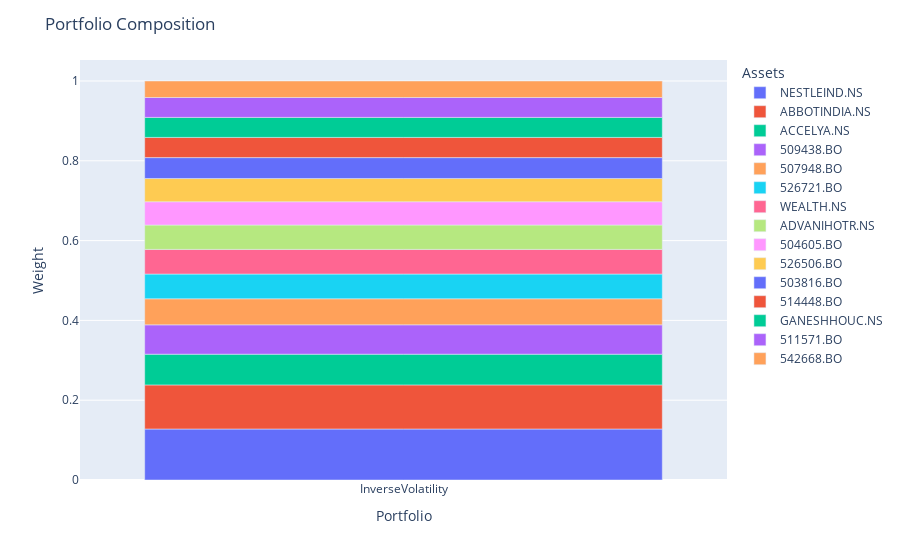

This figure's notebook cell:
### Code cell
portfolio.plot_composition()

### Figure 1 — Plotly figure (JSON) as saved in the notebook; plotly's stock layout.template omitted (floating-point values rounded to 4 significant figures)
{"data": [{"alignmentgroup": "True", "hovertemplate": "asset=NESTLEIND.NS<br>index=%{x}<br>value=%{y}<extra></extra>", "legendgroup": "NESTLEIND.NS", "marker": {"color": "#636efa", "pattern": {"shape": ""}}, "name": "NESTLEIND.NS", "offsetgroup": "NESTLEIND.NS", "orientation": "v", "showlegend": true, "textposition": "auto", "type": "bar", "x": ["InverseVolatility"], "xaxis": "x", "y": [0.1278], "yaxis": "y"}, {"alignmentgroup": "True", "hovertemplate": "asset=ABBOTINDIA.NS<br>index=%{x}<br>value=%{y}<extra></extra>", "legendgroup": "ABBOTINDIA.NS", "marker": {"color": "#EF553B", "pattern": {"shape": ""}}, "name": "ABBOTINDIA.NS", "offsetgroup": "ABBOTINDIA.NS", "orientation": "v", "showlegend": true, "textposition": "auto", "type": "bar", "x": ["InverseVolatility"], "xaxis": "x", "y": [0.1105], "yaxis": "y"}, {"alignmentgroup": "True", "hovertemplate": "asset=ACCELYA.NS<br>index=%{x}<br>value=%{y}<extra></extra>", "legendgroup": "ACCELYA.NS", "marker": {"color": "#00cc96", "pattern": {"shape": ""}}, "name": "ACCELYA.NS", "offsetgroup": "ACCELYA.NS", "orientation": "v", "showlegend": true, "textposition": "auto", "type": "bar", "x": ["InverseVolatility"], "xaxis": "x", "y": [0.07701], "yaxis": "y"}, {"alignmentgroup": "True", "hovertemplate": "asset=509438.BO<br>index=%{x}<br>value=%{y}<extra></extra>", "legendgroup": "509438.BO", "marker": {"color": "#ab63fa", "pattern": {"shape": ""}}, "name": "509438.BO", "offsetgroup": "509438.BO", "orientation": "v", "showlegend": true, "textposition": "auto", "type": "bar", "x": ["InverseVolatility"], "xaxis": "x", "y": [0.07359], "yaxis": "y"}, {"alignmentgroup": "True", "hovertemplate": "asset=507948.BO<br>index=%{x}<br>value=%{y}<extra></extra>", "legendgroup": "507948.BO", "marker": {"color": "#FFA15A", "pattern": {"shape": ""}}, "name": "507948.BO", "offsetgroup": "507948.BO", "orientation": "v", "showlegend": true, "textposition": "auto", "type": "bar", "x": ["InverseVolatility"], "xaxis": "x", "y": [0.06526], "yaxis": "y"}, {"alignmentgroup": "True", "hovertemplate": "asset=526721.BO<br>index=%{x}<br>value=%{y}<extra></extra>", "legendgroup": "526721.BO", "marker": {"color": "#19d3f3", "pattern": {"shape": ""}}, "name": "526721.BO", "offsetgroup": "526721.BO", "orientation": "v", "showlegend": true, "textposition": "auto", "type": "bar", "x": ["InverseVolatility"], "xaxis": "x", "y": [0.06199], "yaxis": "y"}, {"alignmentgroup": "True", "hovertemplate": "asset=WEALTH.NS<br>index=%{x}<br>value=%{y}<extra></extra>", "legendgroup": "WEALTH.NS", "marker": {"color": "#FF6692", "pattern": {"shape": ""}}, "name": "WEALTH.NS", "offsetgroup": "WEALTH.NS", "orientation": "v", "showlegend": true, "textposition": "auto", "type": "bar", "x": ["InverseVolatility"], "xaxis": "x", "y": [0.06181], "yaxis": "y"}, {"alignmentgroup": "True", "hovertemplate": "asset=ADVANIHOTR.NS<br>index=%{x}<br>value=%{y}<extra></extra>", "legendgroup": "ADVANIHOTR.NS", "marker": {"color": "#B6E880", "pattern": {"shape": ""}}, "name": "ADVANIHOTR.NS", "offsetgroup": "ADVANIHOTR.NS", "orientation": "v", "showlegend": true, "textposition": "auto", "type": "bar", "x": ["InverseVolatility"], "xaxis": "x", "y": [0.06099], "yaxis": "y"}, {"alignmentgroup": "True", "hovertemplate": "asset=504605.BO<br>index=%{x}<br>value=%{y}<extra></extra>", "legendgroup": "504605.BO", "marker": {"color": "#FF97FF", "pattern": {"shape": ""}}, "name": "504605.BO", "offsetgroup": "504605.BO", "orientation": "v", "showlegend": true, "textposition": "auto", "type": "bar", "x": ["InverseVolatility"], "xaxis": "x", "y": [0.05838], "yaxis": "y"}, {"alignmentgroup": "True", "hovertemplate": "asset=526506.BO<br>index=%{x}<br>value=%{y}<extra></extra>", "legendgroup": "526506.BO", "marker": {"color": "#FECB52", "pattern": {"shape": ""}}, "name": "526506.BO", "offsetgroup": "526506.BO", "orientation": "v", "showlegend": true, "textposition": "auto", "type": "bar", "x": ["InverseVolatility"], "xaxis": "x", "y": [0.05833], "yaxis": "y"}, {"alignmentgroup": "True", "hovertemplate": "asset=503816.BO<br>index=%{x}<br>value=%{y}<extra></extra>", "legendgroup": "503816.BO", "marker": {"color": "#636efa", "pattern": {"shape": ""}}, "name": "503816.BO", "offsetgroup": "503816.BO", "orientation": "v", "showlegend": true, "textposition": "auto", "type": "bar", "x": ["InverseVolatility"], "xaxis": "x", "y": [0.05235], "yaxis": "y"}, {"alignmentgroup": "True", "hovertemplate": "asset=514448.BO<br>index=%{x}<br>value=%{y}<extra></extra>", "legendgroup": "514448.BO", "marker": {"color": "#EF553B", "pattern": {"shape": ""}}, "name": "514448.BO", "offsetgroup": "514448.BO", "orientation": "v", "showlegend": true, "textposition": "auto", "type": "bar", "x": ["InverseVolatility"], "xaxis": "x", "y": [0.05057], "yaxis": "y"}, {"alignmentgroup": "True", "hovertemplate": "asset=GANESHHOUC.NS<br>index=%{x}<br>value=%{y}<extra></extra>", "legendgroup": "GANESHHOUC.NS", "marker": {"color": "#00cc96", "pattern": {"shape": ""}}, "name": "GANESHHOUC.NS", "offsetgroup": "GANESHHOUC.NS", "orientation": "v", "showlegend": true, "textposition": "auto", "type": "bar", "x": ["InverseVolatility"], "xaxis": "x", "y": [0.05013], "yaxis": "y"}, {"alignmentgroup": "True", "hovertemplate": "asset=511571.BO<br>index=%{x}<br>value=%{y}<extra></extra>", "legendgroup": "511571.BO", "marker": {"color": "#ab63fa", "pattern": {"shape": ""}}, "name": "511571.BO", "offsetgroup": "511571.BO", "orientation": "v", "showlegend": true, "textposition": "auto", "type": "bar", "x": ["InverseVolatility"], "xaxis": "x", "y": [0.04994], "yaxis": "y"}, {"alignmentgroup": "True", "hovertemplate": "asset=542668.BO<br>index=%{x}<br>value=%{y}<extra></extra>", "legendgroup": "542668.BO", "marker": {"color": "#FFA15A", "pattern": {"shape": ""}}, "name": "542668.BO", "offsetgroup": "542668.BO", "orientation": "v", "showlegend": true, "textposition": "auto", "type": "bar", "x": ["InverseVolatility"], "xaxis": "x", "y": [0.04134], "yaxis": "y"}], "layout": {"barmode": "relative", "legend": {"title": {"text": "Assets"}, "tracegroupgap": 0}, "margin": {"t": 60}, "title": {"text": "Portfolio Composition"}, "xaxis": {"anchor": "y", "domain": [0, 1], "title": {"text": "Portfolio"}}, "yaxis": {"anchor": "x", "domain": [0, 1], "title": {"text": "Weight"}}}}
